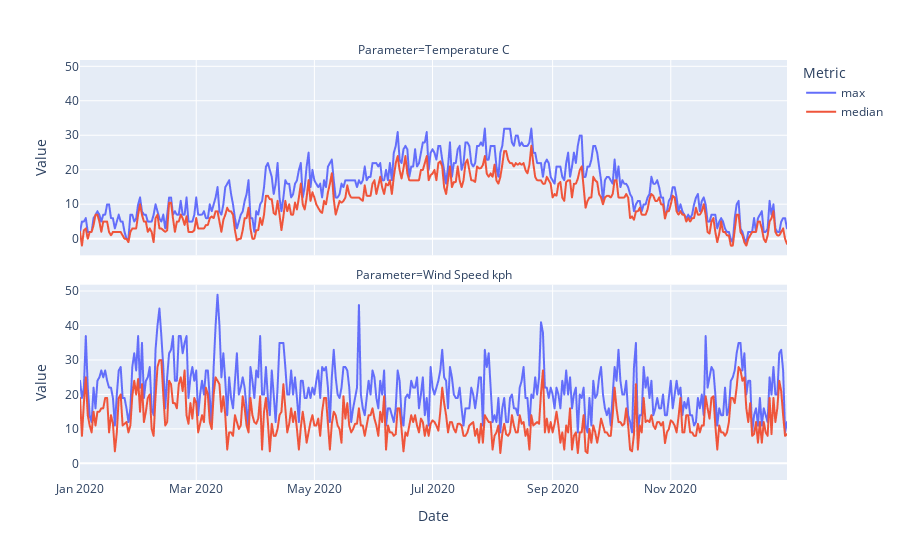

The cell this chart's notebook holds for it:
### Code cell
plot_max_median(data, ['Temperature C', 'Wind Speed kph'])

### Figure 1 — Plotly figure (JSON) as saved in the notebook; plotly's stock layout.template omitted (floating-point values rounded to 4 significant figures; data arrays with more than 128 entries replaced by an {"elided": "..."} marker saying what was removed)
{"data": [{"hovertemplate": "Metric=max<br>Parameter=Temperature C<br>Date=%{x}<br>Value=%{y}<extra></extra>", "legendgroup": "max", "line": {"color": "#636efa", "dash": "solid"}, "mode": "lines", "name": "max", "showlegend": true, "type": "scattergl", "x": {"elided": "366 str values"}, "xaxis": "x2", "y": {"elided": "366 int values"}, "yaxis": "y2"}, {"hovertemplate": "Metric=max<br>Parameter=Wind Speed kph<br>Date=%{x}<br>Value=%{y}<extra></extra>", "legendgroup": "max", "line": {"color": "#636efa", "dash": "solid"}, "mode": "lines", "name": "max", "showlegend": false, "type": "scattergl", "x": {"elided": "366 str values"}, "xaxis": "x", "y": {"elided": "366 float values"}, "yaxis": "y"}, {"hovertemplate": "Metric=median<br>Parameter=Temperature C<br>Date=%{x}<br>Value=%{y}<extra></extra>", "legendgroup": "median", "line": {"color": "#EF553B", "dash": "solid"}, "mode": "lines", "name": "median", "showlegend": true, "type": "scattergl", "x": {"elided": "366 str values"}, "xaxis": "x2", "y": {"elided": "366 float values"}, "yaxis": "y2"}, {"hovertemplate": "Metric=median<br>Parameter=Wind Speed kph<br>Date=%{x}<br>Value=%{y}<extra></extra>", "legendgroup": "median", "line": {"color": "#EF553B", "dash": "solid"}, "mode": "lines", "name": "median", "showlegend": false, "type": "scattergl", "x": {"elided": "366 str values"}, "xaxis": "x", "y": {"elided": "366 float values"}, "yaxis": "y"}], "layout": {"annotations": [{"font": {}, "showarrow": false, "text": "Parameter=Wind Speed kph", "x": 0.5, "xanchor": "center", "xref": "paper", "y": 0.465, "yanchor": "bottom", "yref": "paper"}, {"font": {}, "showarrow": false, "text": "Parameter=Temperature C", "x": 0.5, "xanchor": "center", "xref": "paper", "y": 1.0, "yanchor": "bottom", "yref": "paper"}], "autosize": true, "legend": {"title": {"text": "Metric"}, "tracegroupgap": 0}, "margin": {"t": 60}, "xaxis": {"anchor": "y", "autorange": true, "domain": [0, 1], "range": ["2020-01-01", "2020-12-31"], "title": {"text": "Date"}, "type": "date"}, "xaxis2": {"anchor": "y2", "autorange": true, "domain": [0, 1], "matches": "x", "range": ["2020-01-01", "2020-12-31"], "showticklabels": false, "type": "date"}, "yaxis": {"anchor": "x", "autorange": true, "domain": [0, 0.465], "range": [-4.833, 51.83], "title": {"text": "Value"}, "type": "linear"}, "yaxis2": {"anchor": "x2", "autorange": true, "domain": [0.535, 1.0], "matches": "y", "range": [-4.833, 51.83], "title": {"text": "Value"}, "type": "linear"}}}
